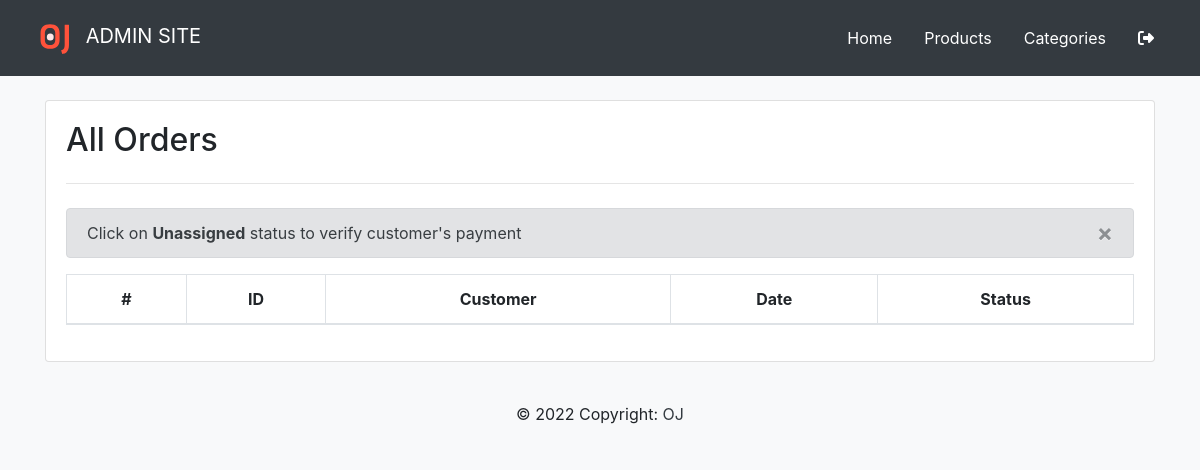
The app's page /admin/orders.php, older data.
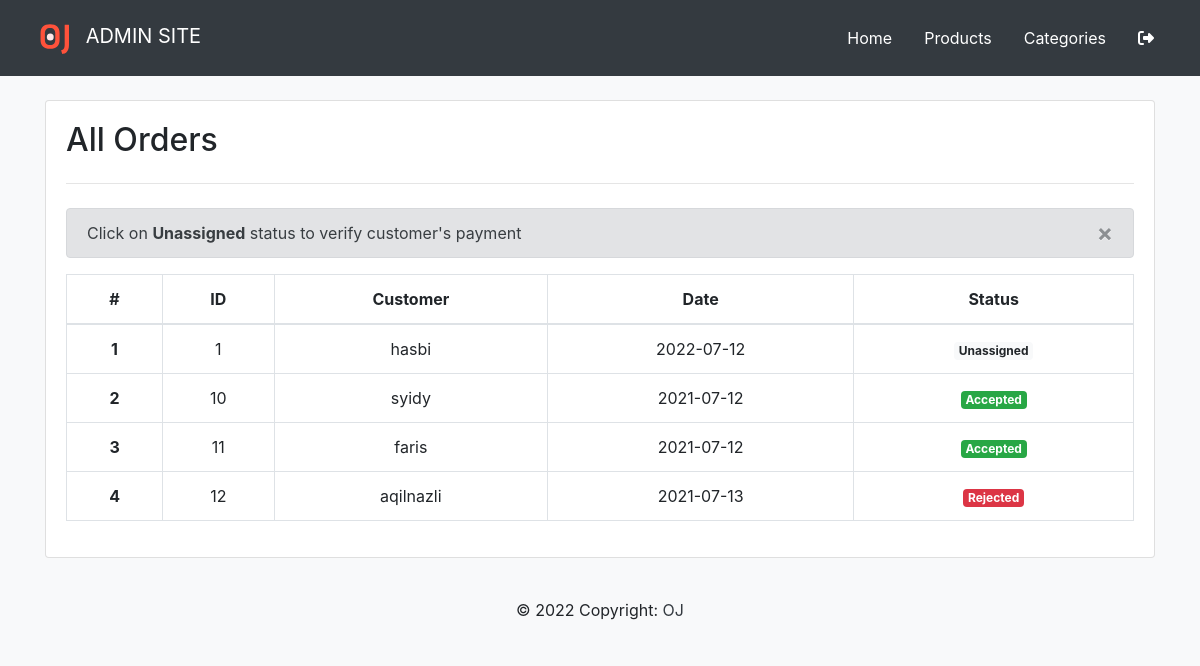
The same page, newer data.
### tables this page shows
CREATE TABLE `orders` (
  `orders_id` int NOT NULL,
  `user_id` int DEFAULT NULL,
  `orders_date` date DEFAULT NULL,
  `proof` longblob,
  `status` int NOT NULL DEFAULT '1'
);

CREATE TABLE `user` (
  `user_id` int NOT NULL,
  `role_id` int DEFAULT NULL,
  `user_name` varchar(255) NOT NULL,
  `user_contact` int NOT NULL,
  `user_address` varchar(255) NOT NULL,
  `user_password` varchar(255) NOT NULL,
  `user_email` varchar(200) DEFAULT NULL
);

### admin/orders.php (the view, shortened to what this page needs)
<!doctype html>
<html lang="en">
  <head>
    <?php include('layouts/header.php') ?>
  </head>
  <body class="bg-light">
      <?php include('layouts/navbar.php'); ?>
    <div class="container">
      <div class="card">
        <div class="card-body">
          <h2 class="card-title">All Orders</h2>
          <hr class="my-4">
            <div class="alert alert-secondary alert-dismissible fade show" role="alert">
              Click on <b>Unassigned</b> status to verify customer's payment
              <button type="button" class="close" data-dismiss="alert" aria-label="Close">
                <span aria-hidden="true">&times;</span>
              </button>
            </div>
              <table class="table table-bordered" id="dataTable">
                <thead>
                  <tr>
                    <th class="text-center">#</th>
                    <th scope="col" class="text-center">ID</th>
                    <th scope="col" class="text-center">Customer</th>
                    <th scope="col" class="text-center">Date</th>
                    <th scope="col" class="text-center">Status</th>
                  </tr>
                </thead>
                <tbody>
                <?php
                  include('connection.php');
                  $sql = mysqli_query($conn, "select user.user_name as username, orders.* from orders inner join user on user.user_id=orders.user_id");
                  $count=1;
                  while($data=mysqli_fetch_array($sql)) {
                ?>
                  <tr class="text-center">
                    <th><?php echo $count; ?></th>
                    <td><?php echo $data['orders_id'];?></td>
                    <td><?php echo $data['username'];?></td>
                    <td><?php echo $data['orders_date'];?></td>
                    <td>
                      <?php if(($data['status']==2)) {?>
                            <span class="badge badge-success">Accepted</span><?php
                          }
                          if(($data['status']==1)) {?>
                            <a href="accept-order.php?Id=<?php echo $data['orders_id'];?>" class="badge badge-light">Unassigned</a>
                          <?php
                          } if(($data['status']==3)) {?>
                            <span class="badge badge-danger">Rejected</span><?php
                          }?>
                    </td>
                  </tr>
                <?php
                  $count++;
                  }
                ?>
                </tbody>
              </table>
        </div>
      </div>
    </div>
  <?php include('layouts/footer.php'); ?>
  </body>
</html>

### admin/layouts/header.php (shortened to what this page needs)
<link rel="stylesheet" href="https://cdn.jsdelivr.net/npm/bootstrap@4.6.1/dist/css/bootstrap.min.css">
<link rel="stylesheet" href="https://cdn.datatables.net/1.12.1/css/dataTables.bootstrap4.min.css">
<link rel="stylesheet" href="css/style.css">

### admin/layouts/navbar.php (shortened to what this page needs)
<nav class="navbar navbar-expand navbar-dark bg-dark text-white mb-4">
  <div class="container">
      <a class="navbar-brand" href="#">
        ADMIN SITE
      </a>
      <div class="collapse navbar-collapse justify-content-end" id="navbarNav">
          <a href="/admin" class="nav-link">Home</a>
          <a href="products.php" class="nav-link">Products</a>
          <a href="categories.php" class="nav-link">Categories</a>
          <a href="logout.php" class="nav-link"><i class="fas fa-sign-out-alt"></i></a>
      </div>
  </div>
</nav>

### admin/layouts/footer.php
<footer class="bg-light p-3 mt-4">
      <div class="container">
        <p class="text-center mb-0">
        © 2022 Copyright:
          <a class="text-dark" href="/index.php">OJ</a>
        </p>
      </div>
</footer>

### admin/css/style.css (style rules this page uses)
.nav-link { display: block; padding: .5rem 1rem; color: #fff !important; }

Row changes from the older to the newer data that the page shows:
added orders: orders_id "1", user.user_name "hasbi", orders_date "2022-07-12"
added orders: orders_id "10", user.user_name "syidy", orders_date "2021-07-12", status "Accepted"
added orders: orders_id "11", user.user_name "faris", orders_date "2021-07-12", status "Accepted"
added orders: orders_id "12", user.user_name "aqilnazli", orders_date "2021-07-13", status "Rejected"
